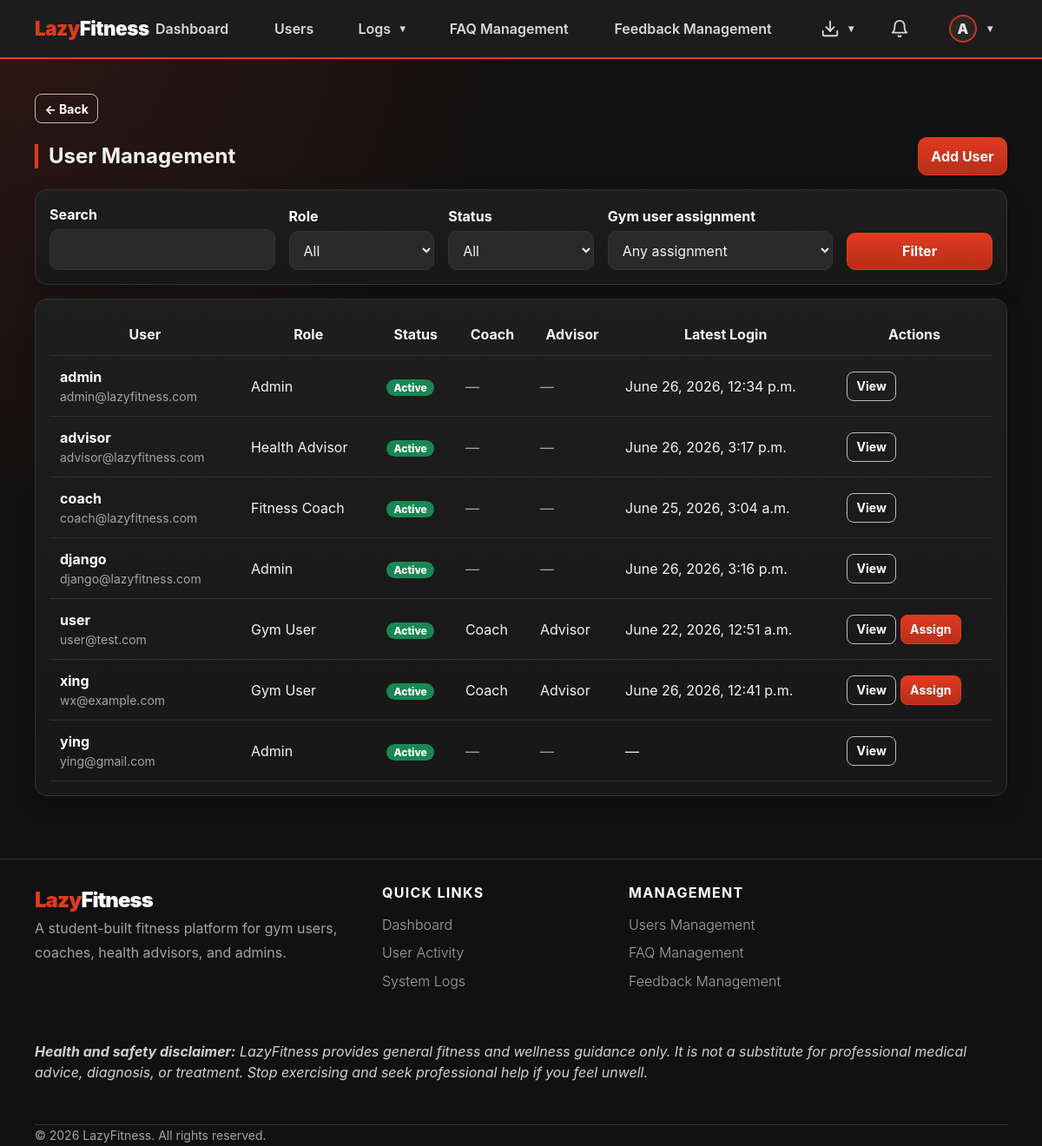
The app's page /admin-panel/users/ (signed in), older data.
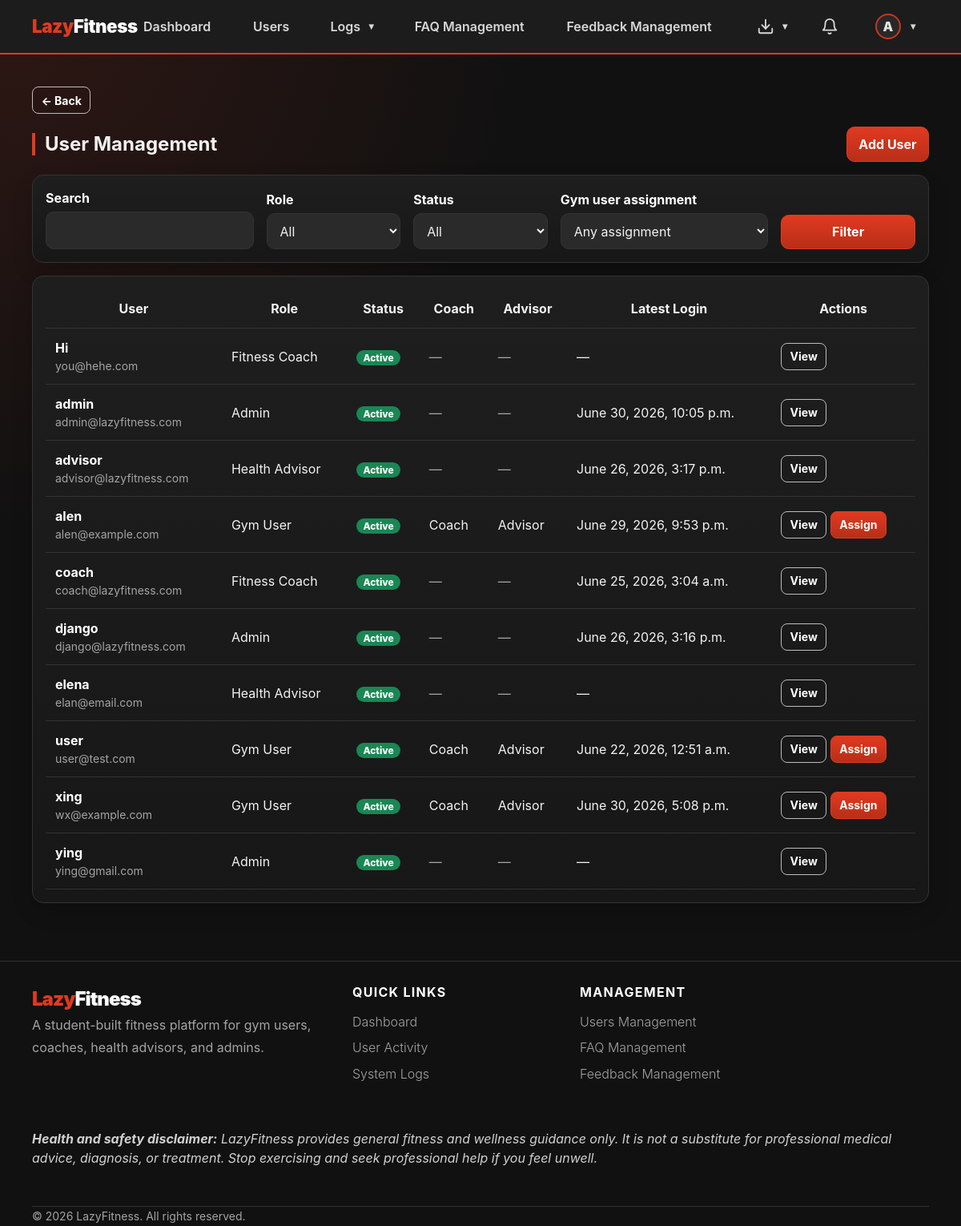
The same page, newer data.
### apps/accounts/models.py (models this page shows, shortened)
class User(AbstractBaseUser, PermissionsMixin):
    ROLE_CHOICES = [
        ('gym_user',       'Gym User'),
        ('fitness_coach',  'Fitness Coach'),
        ('health_advisor', 'Health Advisor'),
        ('admin',          'Admin'),
    ]
    username_validator = RegexValidator(
        regex=r'^[\w.@+-]+$',
        message='Username may contain letters, numbers, and @/./+/-/_ characters only.',
    )
    username    = models.CharField(max_length=150, unique=True, validators=[username_validator])
    email       = models.EmailField(unique=True)
    profile_picture = models.ImageField(
        upload_to='profile_pictures/',
        blank=True,
        null=True,
        help_text='Optional profile picture used across LazyFitness.',
    )
    role        = models.CharField(max_length=20, choices=ROLE_CHOICES)
    is_active   = models.BooleanField(default=True)   # userStatus
    is_staff    = models.BooleanField(default=False)
    date_joined = models.DateTimeField(auto_now_add=True)
    USERNAME_FIELD  = 'username'
    REQUIRED_FIELDS = ['email', 'role']
    objects = UserManager()
    @property
    def display_name(self):
        profile_fields = [
            ('gymuser', 'user_name'),
            ('coach', 'coach_name'),
            ('healthadvisor', 'advisor_name'),
            ('adminprofile', 'admin_name'),
        ]
        for relation, field in profile_fields:
            try:
                profile = getattr(self, relation)
            except Exception:
                profile = None
            value = getattr(profile, field, '') if profile else ''
            if value:
                return value
        return self.username or self.email
    @property
    def avatar_initial(self):
        name = self.display_name or self.username or self.email or '?'
        return name.strip()[:1].upper()
    @property
    def is_gym_user(self):
        return self.role == 'gym_user'
    @property
    def is_coach(self):
        return self.role == 'fitness_coach'
    @property
    def is_health_advisor(self):
        return self.role == 'health_advisor'
    @property
    def is_admin_user(self):
        return self.role == 'admin'

### apps/gym_user/models.py (models this page shows, shortened)
class GymUser(models.Model):
    user = models.OneToOneField(User, on_delete=models.CASCADE, primary_key=True)
    user_name = models.CharField(max_length=255)
    age = models.IntegerField()
    gender = models.CharField(max_length=20)
    weight = models.FloatField(help_text="in kg")
    height = models.FloatField(help_text="in cm")
    neck_in_cm = models.IntegerField()
    waist_in_cm = models.IntegerField()
    calorie_intake = models.IntegerField(help_text="daily target kcal")
    medical_condition = models.TextField(blank=True, null=True)
    profile_completed = models.BooleanField(default=False)
    assigned_coach = models.ForeignKey(
        'coach.Coach',
        on_delete=models.SET_NULL,
        null=True,
        blank=True,
        related_name='assigned_gym_users',
        help_text='Fitness coach assigned by admin.',
    )
    assigned_advisor = models.ForeignKey(
        'health_advisor.HealthAdvisor',
        on_delete=models.SET_NULL,
        null=True,
        blank=True,
        related_name='assigned_gym_users',
        help_text='Health advisor assigned by admin.',
    )

### apps/coach/models.py (models this page shows, shortened)
class Coach(models.Model):
    user = models.OneToOneField(User, on_delete=models.CASCADE, primary_key=True)
    coach_name = models.CharField(max_length=255)
    specialty = models.CharField(
        max_length=120,
        blank=True,
        help_text='Public specialty shown on the Meet Our Coaches section.',
    )
    years_experience = models.PositiveIntegerField(
        null=True,
        blank=True,
        help_text='Optional years of coaching experience for the public team card.',
    )
    bio = models.TextField(
        blank=True,
        help_text='Short public bio shown to prospective gym users.',
    )

### apps/health_advisor/models.py (models this page shows, shortened)
class HealthAdvisor(models.Model):
    user = models.OneToOneField(User, on_delete=models.CASCADE, primary_key=True)
    advisor_name = models.CharField(max_length=255)
    specialty = models.CharField(
        max_length=120,
        blank=True,
        help_text='Public specialty shown on the Meet Our Health Advisors section.',
    )
    years_experience = models.PositiveIntegerField(
        null=True,
        blank=True,
        help_text='Optional years of health advisory experience for the public team card.',
    )
    bio = models.TextField(blank=True, help_text='Short public bio shown to prospective gym users.')
    assigned_users = models.ManyToManyField('gym_user.GymUser', blank=True, related_name='health_advisors')

### apps/admin_panel/models.py (models this page shows, shortened)
class AdminProfile(models.Model):
    user = models.OneToOneField(User, on_delete=models.CASCADE, primary_key=True)
    admin_name = models.CharField(max_length=255)

### apps/admin_panel/views.py (the view, shortened to what this page needs)
# urls.py: path('users/', views.user_list, name='user_list'),
@admin_required
def user_list(request):
    role_filter = request.GET.get('role', '')
    status_filter = request.GET.get('status', '')
    assignment_filter = request.GET.get('assignment', '')
    search = request.GET.get('q', '').strip()
    users = User.objects.annotate(latest_login_at=Subquery(_latest_login_subquery())).order_by('username')
    if role_filter:
        users = users.filter(role=role_filter)
    if status_filter:
        users = users.filter(is_active=(status_filter == 'active'))
    if search:
        users = users.filter(Q(username__icontains=search) | Q(email__icontains=search))
    page_obj, page_query = paginate(request, users, per_page=10)
    gym_profiles = {
        profile.user_id: profile
        for profile in GymUser.objects.select_related('assigned_coach', 'assigned_advisor', 'user').filter(
            user_id__in=[u.id for u in page_obj.object_list]
        )
    }
    user_rows = [{'user': user, 'profile': gym_profiles.get(user.id)} for user in page_obj.object_list]
    return render(request, 'admin_panel/user_list.html', {
        'users': page_obj.object_list,
        'user_rows': user_rows,
        'page_obj': page_obj,
        'page_query': page_query,
        'role_filter': role_filter,
        'status_filter': status_filter,
        'assignment_filter': assignment_filter,
        'search': search,
        'role_choices': User.ROLE_CHOICES,
        'assignment_choices': [
            ('no_coach', 'No coach assigned'),
            ('no_advisor', 'No health advisor assigned'),
            ('both_missing', 'Both coach and health advisor missing'),
        ],
    })

### apps/admin_panel/views.py (called while the page is built)
def _latest_login_subquery():
    return LoginActivity.objects.filter(user=OuterRef('pk'), successful=True).order_by('-login_timestamp').values('login_timestamp')[:1]

### apps/gym_user/messaging.py (called while the page is built)
def unread_count_for_user(user, conversations=None):
    qs = Message.objects.exclude(sender=user).exclude(read_by=user)
    if conversations is not None:
        qs = qs.filter(conversation__in=conversations)
    else:
        qs = qs.filter(conversation__participants=user)
    return qs.distinct().count()

### lazyfitness/view_helpers.py (called while the page is built)
def paginate(request, queryset_or_list, per_page=10):
    paginator = Paginator(queryset_or_list, per_page)
    page_obj = paginator.get_page(request.GET.get('page'))
    params = request.GET.copy()
    params.pop('page', None)
    return page_obj, params.urlencode()

### templates/admin_panel/user_list.html (shortened to what this page needs)
{% extends "shared/base.html" %}
{% block content %}
<div class="d-flex justify-content-between align-items-center mb-3 btn-toolbar-mobile"><h2 class="section-title mb-0">User Management</h2><a class="btn btn-primary" href="{% url 'admin_panel:user_add' %}">Add User</a></div>
<div class="card p-3 mb-3"><form method="get" class="row g-2 align-items-end"><div class="col-md-3"><label class="form-label">Search</label><input class="form-control" name="q" value="{{ search }}"></div><div class="col-md-2"><label class="form-label">Role</label><select class="form-select" name="role"><option value="">All</option></select></div><div class="col-md-2"><label class="form-label">Status</label><select class="form-select" name="status"><option value="">All</option></select></div><div class="col-md-3"><label class="form-label">Gym user assignment</label><select class="form-select" name="assignment"><option value="">Any assignment</option></select></div><div class="col-md-2"><button class="btn btn-primary w-100">Filter</button></div></form></div>
<div class="card p-3">
    <div class="table-responsive">
        <table class="table table-dark table-hover align-middle">
            <thead>
                <tr>
                    <th>User</th>
                    <th>Role</th>
                    <th>Status</th>
                    <th>Coach</th>
                    <th>Advisor</th>
                    <th>Latest Login</th>
                    <th>Actions</th>
                </tr>
            </thead>
            <tbody>
                {% for row in user_rows %}
                <tr>
                    <td>
                        <strong>{{ row.user.username }}</strong>
                        <div class="small text-secondary">{{ row.user.email }}</div>
                    </td>
                    <td>{{ row.user.get_role_display }}</td>
                    <td>
                        {% if row.user.is_active %}
                        <span class="badge bg-success">Active</span>
                        {% else %}<span class="badge bg-secondary">Inactive</span>
                        {% endif %}
                    </td>
                        <td>
                            {% if row.profile %}
                            {{ row.profile.assigned_coach.coach_name|default:"No coach assigned" }}
                            {% else %}
                            <span class="text-secondary">—</span>
                            {% endif %}
                        </td>
                            <td>{% if row.profile %}
                                {{ row.profile.assigned_advisor.advisor_name|default:"No health advisor assigned" }}
                                {% else %}
                                <span class="text-secondary">—</span>
                                {% endif %}
                            </td>
                                <td>{{ row.user.latest_login_at|default:"—" }}</td>
                                <td class="text-nowrap">
                                    <a class="btn btn-sm btn-outline-light" href="{% url 'admin_panel:user_detail' row.user.pk %}">View</a>
                                    {% if row.user.is_gym_user %}
                                    <a class="btn btn-sm btn-primary" href="{% url 'admin_panel:user_assign' row.user.pk %}?next={{ request.get_full_path|urlencode }}">Assign</a>
                                    {% endif %}
                                </td>
                            </tr>
                        {% empty %}
                            <tr>
                                <td colspan="7">
                                    <div class="empty-state">No users match your filters.</div>
                                </td>
                            </tr>
                        {% endfor %}
                    </tbody>
                </table>
            </div>
        </div>
    {% endblock %}

### templates/shared/base.html (shortened to what the changed rows need)
{% load static %}
<!DOCTYPE html>
<html lang="en">
<head>
  <link href="{% static 'css/lazyfitness.css' %}" rel="stylesheet">
</head>
<body>
<nav class="navbar navbar-expand-lg navbar-dark sticky-top" aria-label="Primary navigation">
  <div class="container nav-container">
    <div class="navbar-collapse collapse" id="nav">
      {% if user.is_authenticated %}
        <ul class="navbar-nav nav-actions ms-lg-auto align-items-center gap-2 gap-lg-3 flex-row flex-nowrap justify-content-end">
          <li class="nav-item dropdown profile-hover-dropdown ms-1 flex-shrink-0">
            <a class="nav-link d-flex align-items-center gap-2 dropdown-toggle" href="#" role="button" data-lf-toggle="dropdown" data-submenu-title="Account" aria-expanded="false" aria-label="Account">
              {% if user.profile_picture %}
                <img src="{{ user.profile_picture.url }}" alt="{{ user.username }} profile picture" class="rounded-circle avatar-sm">
              {% else %}
                <span class="avatar-initial-sm">{{ user.avatar_initial }}</span>
              {% endif %}
            </a>
          </li>
        </ul>
      {% endif %}
    </div>
  </div>
</nav>
<main class="container mt-4 pb-5">
  {% block content %}{% endblock %}
</main>
</body>
</html>

Row changes from the older to the newer data that the page shows:
changed User "admin": user.latest_login_at "June 26, 2026, 12:34 p.m." → "June 30, 2026, 10:05 p.m."
added User: user.username "Hi", user.email "you@hehe.com", user.role "Fitness Coach", is_active "Active", user.latest_login_at "—"
added User: user.username "alen", user.email "alen@example.com", user.role "Gym User", is_active "Active", profile.assigned_coach.coach_name "Coach", profile.assigned_advisor.advisor_name "Advisor", user.latest_login_at "June 29, 2026, 9:53 p.m."
added User: user.username "elena", user.email "elan@email.com", user.role "Health Advisor", is_active "Active", user.latest_login_at "—"
changed User "xing": user.latest_login_at "June 26, 2026, 12:41 p.m." → "June 30, 2026, 5:08 p.m."
